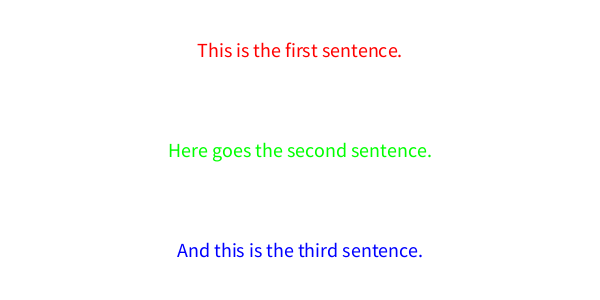
Frame 1 (no input)
Frame 60 (the mouse pressed at the canvas centre just before this capture): identical to frame 1, image omitted
Frame 120 (the mouse held since frame 60 and released just before this capture): identical to frame 1, image omitted

The Processing sketch that drew this single still picture (run headless with seeded random() and noise(); from frame 60 on, the mouse is pressed at the canvas centre):

// Processing sketch: sketch_2_cajas_con_texto_markov
// ── sketch_2_cajas_con_texto_markov.pde
import java.util.HashMap;
import java.util.ArrayList;

String sourceText = "This is an example text to demonstrate a Markov chain in Processing. Markov chains are useful for text generation. They can create interesting patterns of words. However, for more coherent sentences, a larger corpus of text is beneficial.";
HashMap<String, ArrayList<String>> markovChain = new HashMap<String, ArrayList<String>>();

String sentence1 = "This is the first sentence.";
String sentence2 = "Here goes the second sentence.";
String sentence3 = "And this is the third sentence.";

void setup() {
  size(600, 300); // Set the size of the window
  background(255); // Set background color to white
  buildMarkovChain();
}

void draw() {
  // Define text characteristics
  textSize(20);
  textAlign(CENTER, CENTER);
  background(255); // Redraw background to clear old text

  // Draw sentences
  fill(255, 0, 0); // Red color for sentence 1
  text(sentence1, width / 2, height / 6);
  fill(0, 255, 0); // Green color for sentence 2
  text(sentence2, width / 2, height / 2);
  fill(0, 0, 255); // Blue color for sentence 3
  text(sentence3, width / 2, 5 * height / 6);
}

void buildMarkovChain() {
  String[] words = sourceText.split("\\s+");
  for (int i = 0; i < words.length - 1; i++) {
    String key = words[i].replaceAll("[^a-zA-Z0-9']", ""); // Remove punctuation
    String value = words[i + 1];

    if (!markovChain.containsKey(key)) {
      markovChain.put(key, new ArrayList<String>());
    }
    markovChain.get(key).add(value);
  }
}

String generateMarkovSentence() {
  String[] words = sourceText.split("\\s+");
  String currentWord = words[0];
  String generatedText = currentWord;
  int wordCount = 0;
  int maxWords = 10; // Limit the number of words

  while (wordCount < maxWords) {
    ArrayList<String> nextWords = markovChain.get(currentWord.replaceAll("[^a-zA-Z0-9']", ""));
    if (nextWords != null && nextWords.size() > 0) {
      currentWord = nextWords.get((int)random(nextWords.size()));
      generatedText += " " + currentWord;
      wordCount++;

      if (currentWord.endsWith(".")) {
        break;
      }
    } else {
      break;
    }
  }
  return generatedText;
}

void keyReleased() {
  if (key == 'A' || key == 'a') {
    sentence1 = generateMarkovSentence();
  } else if (key == 'B' || key == 'b') {
    sentence2 = generateMarkovSentence();
  } else if (key == 'C' || key == 'c') {
    sentence3 = generateMarkovSentence();
  }
  redraw(); // Redraw the window with updated sentences
}
